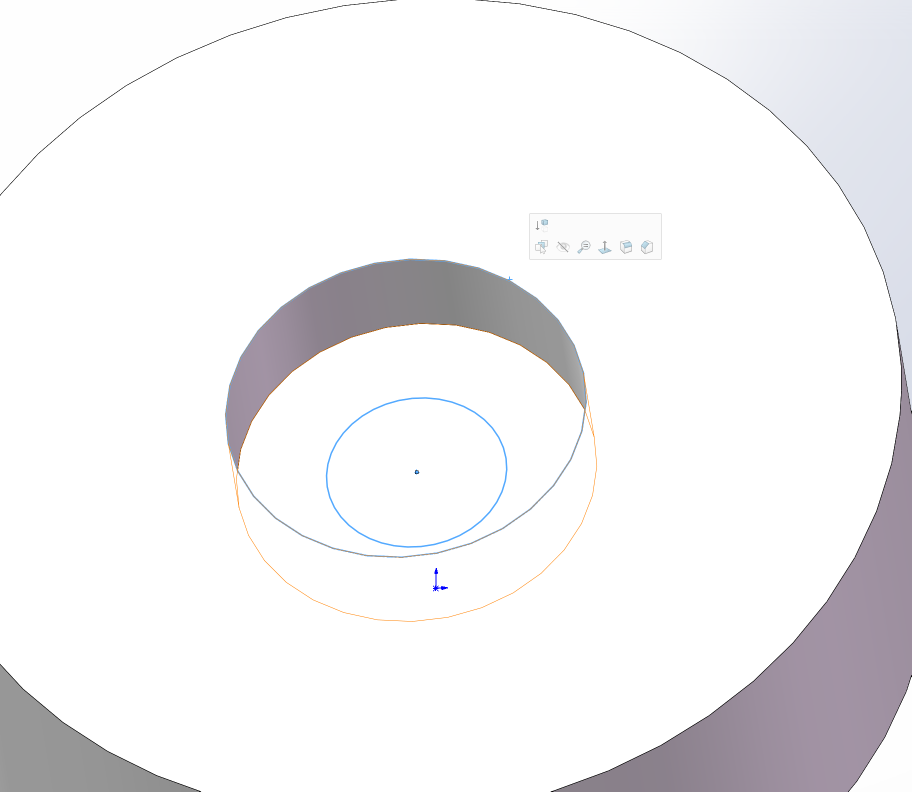
#> input picture solidworks_model/image-1.png, 1823 x 1583 px, given in place of the camera (shown at 1/2 size)
$ python 'task - ╕▒▒╛ (2).py'
#> lines starting #> are read from the running program, lines starting #| are printed output that depends on the picture
import cv2
import numpy as np
import math
import serial
import struct
import time

# cv2.namedWindow('camera', cv2.WINDOW_AUTOSIZE)

CAP_WIDTH = 640
CAP_HEIGHT = 480
# ROI
CAP_CENTER = [334, 263]
CAP_LENGTH = 405

BOX_SIZE_RATIO = 0.1
EPSILON_RATIO = 0.05

color = {'red': (0, 0, 255),
         'green': (0, 255, 0),
         'blue': (255, 0, 0),
         'yellow': (0, 255, 255), }

COM_ENABLE = 1
WAYPOINT_LENGTH = 3
WAYPOINT_DIS = [5, 10]
MIDPOINT_DIS = 5
VELOCITY = 10
MIDPOINT_VELOCITY = 5

# 4 members: red in white, red in black, green in white, green in black
color_range = {'color_red_in_white': {'Lower': np.array([0, 90, 30]), 'Upper': np.array([40, 255, 255])},
               'color_red_in_black': {'Lower': np.array([0, 255, 30]), 'Upper': np.array([40, 255, 255])},
               'color_green_in_white': {'Lower': np.array([60, 40, 100]), 'Upper': np.array([100, 255, 254])},
               'color_green_in_black': {'Lower': np.array([60, 40, 100]), 'Upper': np.array([100, 255, 250])}}


def cap_center_x(value):
    CAP_CENTER[0] = value


def cap_center_y(value):
    CAP_CENTER[1] = value


def cap_length(value):
    global CAP_LENGTH
    CAP_LENGTH = value


def red_in_white_h_low(value):
    color_range['color_red_in_white']['Lower'][0] = value


def red_in_white_s_low(value):
    color_range['color_red_in_white']['Lower'][1] = value


def red_in_white_v_low(value):
    color_range['color_red_in_white']['Lower'][2] = value


def red_in_white_h_high(value):
    color_range['color_red_in_white']['Upper'][0] = value


def red_in_white_s_high(value):
    color_range['color_red_in_white']['Upper'][1] = value


def red_in_white_v_high(value):
    color_range['color_red_in_white']['Upper'][2] = value


def bound(x, minn, maxn):
    if x > maxn:
        return maxn
    elif x < minn:
        return minn
    else:
        return x


cv2.namedWindow('CAP', cv2.WINDOW_NORMAL)
cv2.createTrackbar('cap_center_x', 'CAP', CAP_CENTER[0], CAP_WIDTH, cap_center_x)
cv2.createTrackbar('cap_center_y', 'CAP', CAP_CENTER[1], CAP_HEIGHT, cap_center_y)
cv2.createTrackbar('cap_length', 'CAP', CAP_LENGTH, CAP_HEIGHT, cap_length)
# [7 lines of commented-out code are left out]

cap = cv2.VideoCapture(0, cv2.CAP_DSHOW)
print(cap.isOpened())
cap.set(cv2.CAP_PROP_FRAME_WIDTH, CAP_WIDTH)  # 帧宽根据自己的摄像头实际参数
print(cap.get(cv2.CAP_PROP_FRAME_WIDTH))
cap.set(cv2.CAP_PROP_FRAME_HEIGHT, CAP_HEIGHT)  # 帧高根据自己的摄像头实际参数
print(cap.get(cv2.CAP_PROP_FRAME_HEIGHT))


# cap.set(cv2.CAP_PROP_FPS, 30) # 帧率
# cap.set(cv2.CAP_PROP_BRIGHTNESS, -40) # 亮度
# cap.set(cv2.CAP_PROP_CONTRAST, 50) # 对比度
# cap.set(cv2.CAP_PROP_SATURATION, 90) # 饱和度
# cap.set(cv2.CAP_PROP_HUE, 90) # 色相
# cap.set(cv2.CAP_PROP_GAMMA, 500) # 伽马
# # cap.set(cv2.CAP_PROP_WB_TEMPERATURE, 4600) # 白平衡色温
# cap.set(cv2.CAP_PROP_AUTO_WB, 1) # 启用/禁用自动白平衡 0 关闭 1 打开
# cap.set(cv2.CAP_PROP_FOURCC, cv2.VideoWriter_fourcc('M', 'J', 'P', 'G')) # 视频流格式

# cap.set(cv2.CAP_PROP_FRAME_WIDTH, CAP_WIDTH)  # 宽度
# CAP_WIDTH = cap.get(cv2.CAP_PROP_FRAME_WIDTH)  # 宽度
# cap.set(cv2.CAP_PROP_FRAME_HEIGHT, CAP_HEIGHT)  # 宽度
# CAP_HEIGHT = cap.get(cv2.CAP_PROP_FRAME_HEIGHT)  # 宽度
# # # cap.set(cv2.CAP_PROP_FPS, 30)	            # 帧率 帧/秒
# cap.set(cv2.CAP_PROP_BRIGHTNESS, 20)  # 亮度
# cap.set(cv2.CAP_PROP_CONTRAST, 50)  # 对比度
# cap.set(cv2.CAP_PROP_SATURATION, 100)  # 饱和度
# cap.set(cv2.CAP_PROP_HUE, 20)  # 色调 50
# cap.set(cv2.CAP_PROP_EXPOSURE, -5)  # 曝光

class KAL:
    # [17 lines left out: function __init__, not called in this run]


class BOX:
    # [141 lines left out: functions __init__, findBox, midpoint_detection, not called in this run]


class IMG:
    # [9 lines left out: function __init__, not called in this run]


# color: 'green' or 'red'
hole_min_area_theshold = 20
# hole_max_area_theshold = 250
ring_min_area_theshold = 20


# ring_max_area_theshold = 600


# [218 lines left out: functions color_tracing, data_transmission, kalman_enable, kalman_update, midpoint_cal, waypoint_create, not called in this run]


box_found = 0

last_time = time.time()

if COM_ENABLE:
    # com = serial.Serial('/dev/ttyUSB0', 115200, timeout=0.1)
    com = serial.Serial('COM11', 115200, timeout=0.001)
print(cap.isOpened())
while cap.isOpened():

    ret, frame = cap.read()
#> frame is the input picture: shape (1583, 1823, 3); mean B, G, R 242.8, 241.3, 242.1
    start_time = time.time()

    if ret:

        if frame is not None:
            # 获取图像
            frame = frame[bound(int(CAP_CENTER[1] - (CAP_LENGTH / 2)), 0, CAP_HEIGHT):bound(
                int(CAP_CENTER[1] + (CAP_LENGTH / 2)), 0, CAP_HEIGHT),
                    bound(int(CAP_CENTER[0] - (CAP_LENGTH / 2)), 0, CAP_WIDTH):bound(
                        int(CAP_CENTER[0] + (CAP_LENGTH / 2)), 0, CAP_WIDTH), :]
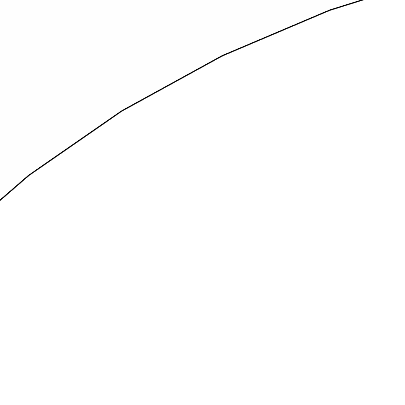
#> frame: shape (405, 405, 3); min 0, max 255, mean 254
            # cv2.imshow('camera', frame)

            # 预处理
            frame = cv2.GaussianBlur(frame, (5, 5), 0)  # 高斯模糊
            getimage_time = time.time()
            if COM_ENABLE:
                data = com.read()
                if data:
                    if data[0] == 0xFE:
                        box_found = 1

                        guide_index = 0
                        waypoint_index = 0
                        bias_kalman_x = KAL()
                        bias_kalman_y = KAL()
            elif box_found == 0:

                guide_index = 0
                waypoint_index = 0
                bias_kalman_x = KAL()
                bias_kalman_y = KAL()
                box_found = 1

            uartreceive_time = time.time()

            if box_found == 1:
                # 寻找矩形
                midpoint = midpoint_detection(frame)
                if midpoint is not None:
                    # print('midpoint:')
                    # print(midpoint)
                    box_found = 2
                    waypoint = waypoint_create(midpoint)

                    # print
                    for i in range(0, len(waypoint)):
                        cv2.circle(frame, (int(waypoint[i][0][0]), int(waypoint[i][0][1])), int(waypoint[i][1]),
                                   color['blue'], 2)
                    cv2.imshow("waypoint", frame)
                    # cv2.waitKey(0)

            elif box_found == 2:
                # 引导激光
                laser_center_t = color_tracing(frame, 'red')
                lasertracing_time = time.time()
                if laser_center_t is not None:
                    # print('Laser:   %.3f     %.3f'%(laser_center_t[0], laser_center_t[1]))
                    laser_center = np.zeros(2, float)
                    laser_center[0] = kalman_update(int(laser_center_t[0]), bias_kalman_x)[0]
                    laser_center[1] = kalman_update(int(laser_center_t[1]), bias_kalman_y)[0]
                    cv2.line(frame, (int(waypoint[waypoint_index][0][0]), int(waypoint[waypoint_index][0][1])),
                             (int(laser_center[0]), int(laser_center[1])),
                             color['blue'], 1)
                    bias = [(waypoint[waypoint_index][0][0] - laser_center[0]) * waypoint[waypoint_index][2],
                            (waypoint[waypoint_index][0][1] - laser_center[1]) * waypoint[waypoint_index][2]]
                    cv2.circle(frame, (int(waypoint[waypoint_index][0][0]), int(waypoint[waypoint_index][0][1])),
                               int(waypoint[waypoint_index][1]),
                               color['blue'], 1)

                    # UART transmission
                    data_transmission(bias[0], bias[1])
                    if math.sqrt(bias[0] * bias[0] + bias[1] * bias[1]) < waypoint[waypoint_index][1] * \
                            waypoint[waypoint_index][2]:
                        waypoint_index = waypoint_index + 1
                        if waypoint_index == 1:
                            kalman_enable(laser_center[0], bias_kalman_x)
                            kalman_enable(laser_center[1], bias_kalman_y)
                    if waypoint_index == len(waypoint):
                        print("complete!")
                        if COM_ENABLE:
                            str = struct.pack("7B", 0xFF, 0xFF, 0xFF, 0xFF, 0xFF, 0x0D, 0x0A)
                            com.write(str)
                        box_found = 3
                uarttransmit_time = time.time()
                print('getimage_time:   %.3fms' % ((getimage_time - start_time) * 1000))
                print('uartreceive_time:   %.3fms' % ((uartreceive_time - getimage_time) * 1000))
                print('lasertracing_time:   %.3fms' % ((lasertracing_time - uartreceive_time) * 1000))
                print('uarttransmit_time:   %.3fms' % ((uarttransmit_time - lasertracing_time) * 1000))


            cv2.circle(frame, (int(CAP_LENGTH/2), int(CAP_LENGTH/2)), 1, color['red'], 2)
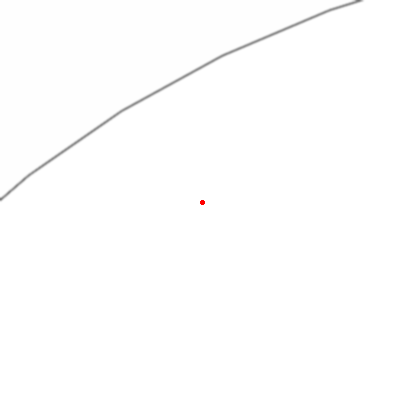
#> frame: shape (405, 405, 3); mean B, G, R 254, 254, 254

            cv2.imshow("result", frame)

            key = cv2.waitKey(1)
#> (key q is pressed here)
            if key & 0xFF == ord('q'):
                cv2.imwrite("img.jpg", frame)
                break
            if key & 0xFF == ord('f'):
                cv2.imwrite("img.jpg", frame)
                break
        else:
            print("无画面")
    else:
        print("无法读取摄像头！")

    end_time = time.time()
    print('all_time:    %.3fms,        %.3fFPS' % ((end_time - last_time) * 1000, 1 / (end_time - last_time)))
    last_time = end_time

cv2.waitKey(0)
cap.release()
cv2.destroyAllWindows()
